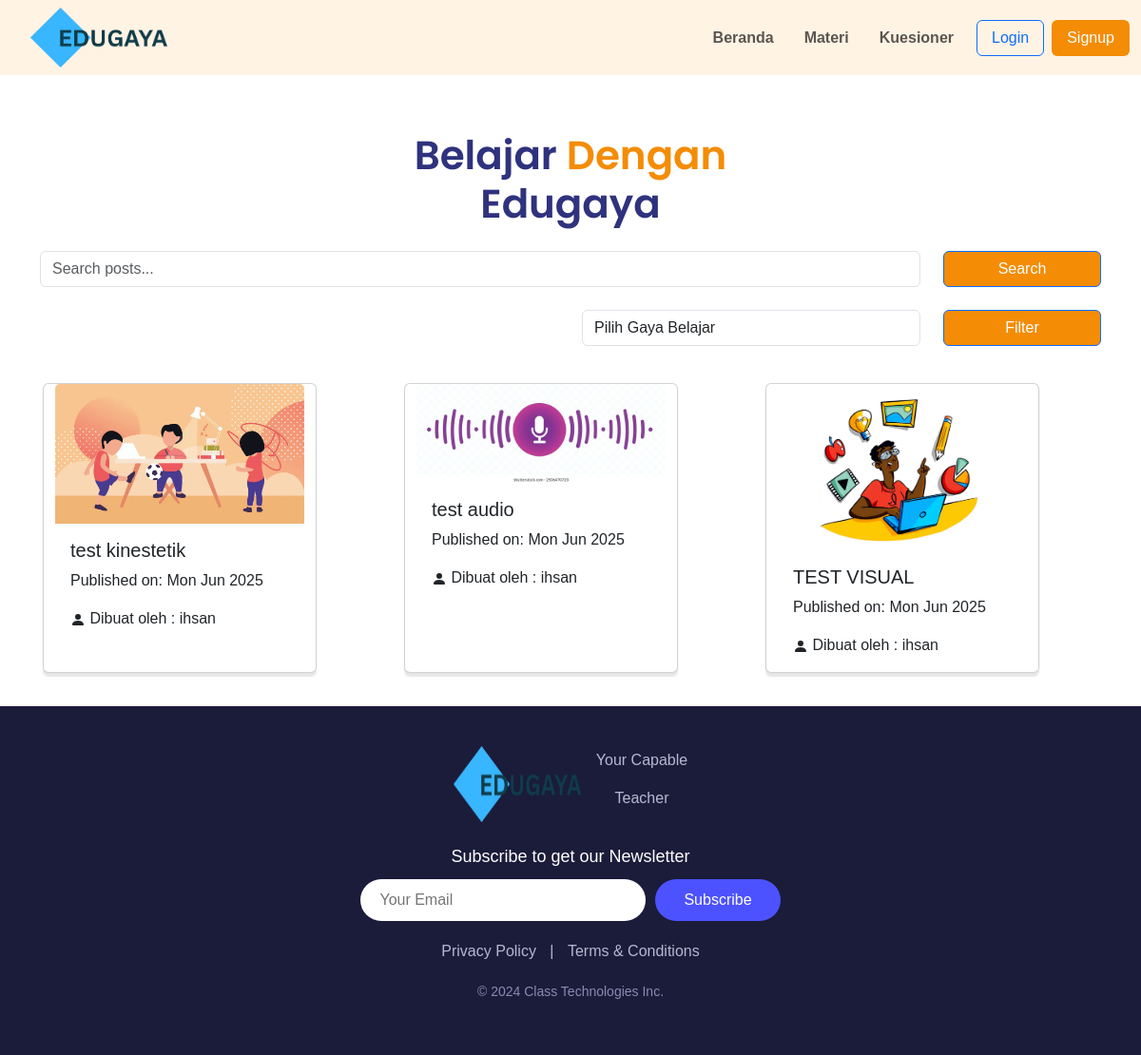
Screenshot of /courses_app/ with the database file from the repository.
### courses_app/models.py (models this page shows, shortened)
class Post(models.Model):
    LEARNING_STYLE_CHOICES = [
        ('visual', 'Visual'),
        ('auditory', 'Auditory'),
        ('kinesthetic', 'Kinesthetic'),
    ]
    author = models.ForeignKey(User, on_delete=models.CASCADE)  # Ganti Teacher menjadi User
    title = models.CharField(max_length=200)
    text = models.TextField()
    price = models.DecimalField(max_digits=10, decimal_places=2, default=0.00)
    created_date = models.DateTimeField(default=timezone.now)
    thumbnail = models.ImageField(upload_to='thumbnail', blank=True)
    video = EmbedVideoField(blank=True, null=True)  # Tambahkan field untuk video
    published_date = models.DateTimeField(blank=True, null=True)
    learning_style = models.CharField(max_length=20, choices=LEARNING_STYLE_CHOICES, default='visual')  # Tambahkan ini

### user_app/models.py (models this page shows)
class User(AbstractUser):
    is_teacher= models.BooleanField('Is teacher', default=False)
    profile_pic = models.ImageField(upload_to='profile_pics',blank=True)

### courses_app/views.py (the view)
# urls.py: path('', views.PostListView.as_view(), name='post_list'),
class PostListView(ListView):
    model = Post
    template_name = 'courses_app/post_list.html'
    context_object_name = 'post_list'
    paginate_by = 10
    def get_queryset(self):
        search_query = self.request.GET.get('search', '')
        learning_style_filter = self.request.GET.get('learning_style', '')  # Ambil filter gaya belajar
        queryset = Post.objects.filter(published_date__lte=timezone.now())
        if search_query:
            queryset = queryset.filter(
                Q(title__icontains=search_query) | Q(text__icontains=search_query)
            )
        if learning_style_filter:
            queryset = queryset.filter(learning_style=learning_style_filter)
        return queryset.order_by('-published_date')
    def get_context_data(self, **kwargs):
        context = super().get_context_data(**kwargs)
        context['search_query'] = self.request.GET.get('search', '')
        context['learning_style_choices'] = Post.LEARNING_STYLE_CHOICES
        context['selected_learning_style'] = self.request.GET.get('learning_style', '')  # Menambahkan gaya belajar yang dipilih ke context
        return context

### courses_app/templates/courses_app/post_list.html (shortened to what this page needs)
{% extends 'user_app/base.html' %}
{% load static %}
{% block head_block %}
<link rel="stylesheet" href="{% static 'css/post_list.css' %}">
{% endblock %}
{% block body_block %}
<h1 class="poppins-langganan" style="text-align: center;">Belajar <span style="color: #F48C06;">Dengan</span> <br>Edugaya</h1>
<div class="container mt-4">
  <form method="get" action="{% url 'post_list' %}">
     <div class="row mb-4">
      <div class="col-md-10">
        <input type="text" name="search" class="form-control" placeholder="Search posts..." value="{{ search_query }}">
      </div>
      <div class="col-md-2">
        <button type="submit" class="btn btn-primary w-100" style="background-color: #F48C06;">Search</button>
      </div>
    </div>
    <div class="row mb-4 d-flex justify-content-end">
      <div class="col-md-4">
        <select name="learning_style" class="form-control">
          <option value="">Pilih Gaya Belajar</option>
        </select>
      </div>
      <div class="col-md-2">
        <button type="submit" class="btn btn-primary w-100" style="background-color: #F48C06;">Filter</button>
      </div>
    </div>
  </form>
  <div class="row" style="justify-content: space-between;">
    {% for post in post_list %}
      <div class="card" style="width: 18rem; margin: 15px;">
        <a href="{% url 'post_detail' pk=post.pk %}" style="text-decoration: none; color: inherit;">
          {% if post.thumbnail %}
            <img src="{{ post.thumbnail.url }}" class="card-img-top" alt="Thumbnail">
          {% else %}
            <p class="text-center">No image available</p>
          {% endif %}
          <div class="card-body">
            <h5 class="card-title">{{ post.title }}</h5>
            <p class="card-text">Published on: {{ post.published_date|date:"D M Y" }}</p>
            <p class="card-text">
              <svg xmlns="http://www.w3.org/2000/svg" width="16" height="16" fill="currentColor" class="bi bi-person-fill" viewBox="0 0 16 16">
                <path d="M3 14s-1 0-1-1 1-4 6-4 6 3 6 4-1 1-1 1zm5-6a3 3 0 1 0 0-6 3 3 0 0 0 0 6"/>
              </svg>
              Dibuat oleh : {{ post.author }}
            </p>
          </div>
        </a>
      </div>
    {% empty %}
      <p>No posts found.</p>
    {% endfor %}
  </div>
</div>
{% endblock %}

### static/css/base.css (style rules this page uses)
* { box-sizing: border-box; }
body { font-family: Arial, Helvetica, sans-serif; margin: 0; }
.row:after { content: ''; clear: both; }

### courses_app/static/css/post_list.css (style rules this page uses)
.card { box-shadow: 0 4px 2px rgba(0, 0, 0, 0.1); transition: transform 0.2s; }
.poppins-langganan { font-family: "Poppins", sans-serif; font-weight: 600; font-style: normal; font-size: 42px; color: #2F327D; margin-top: 60px; }

### rows the page displays
Post: thumbnail (picture), title "test kinestetik", published_date "Mon Jun 2025", author "ihsan"
Post: thumbnail (picture), title "test audio", published_date "Mon Jun 2025", author "ihsan"
Post: thumbnail (picture), title "TEST VISUAL", published_date "Mon Jun 2025", author "ihsan"
